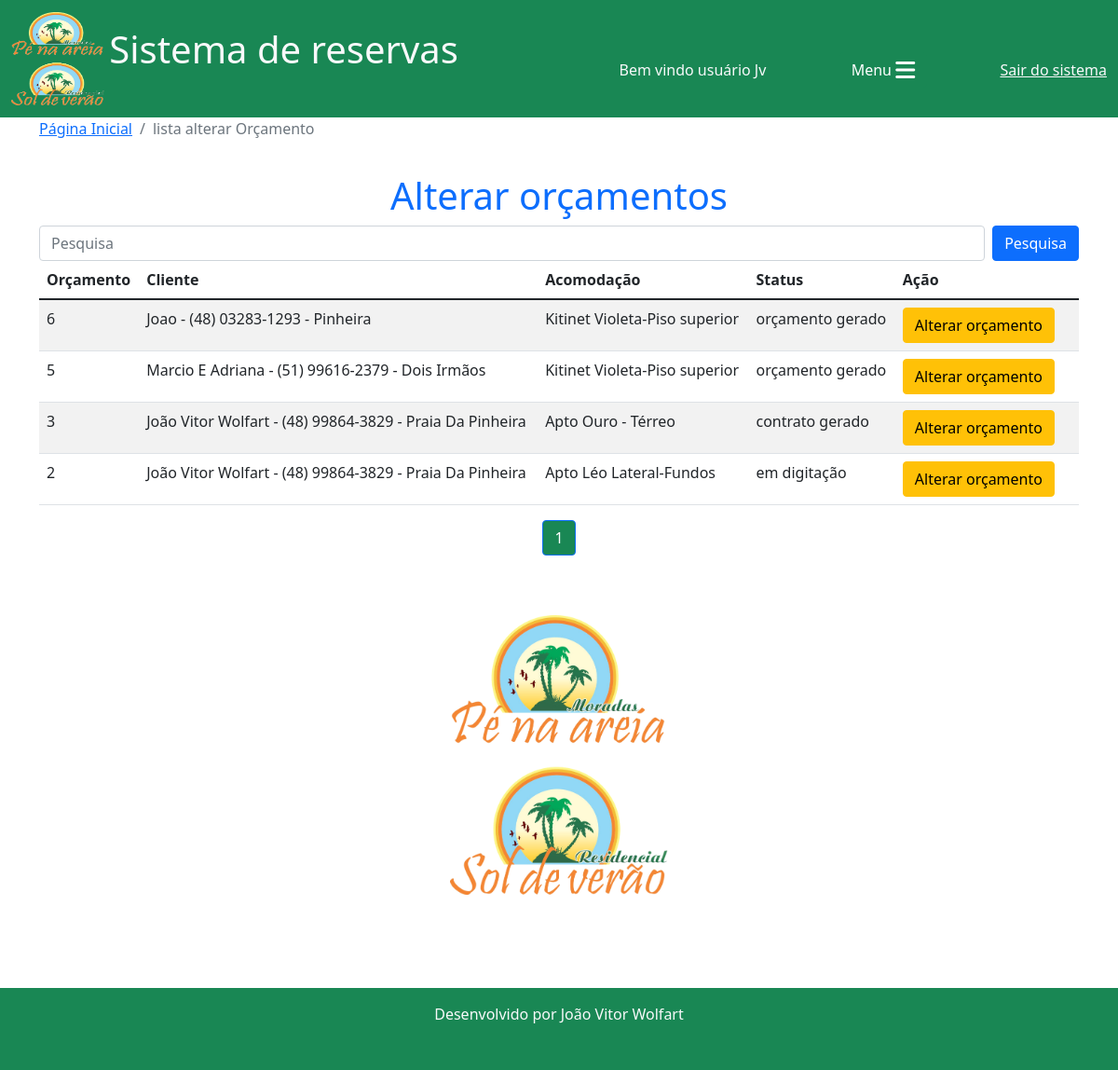
The app's page /reservas/lista_alterar_orcamento/ (signed in), older data.
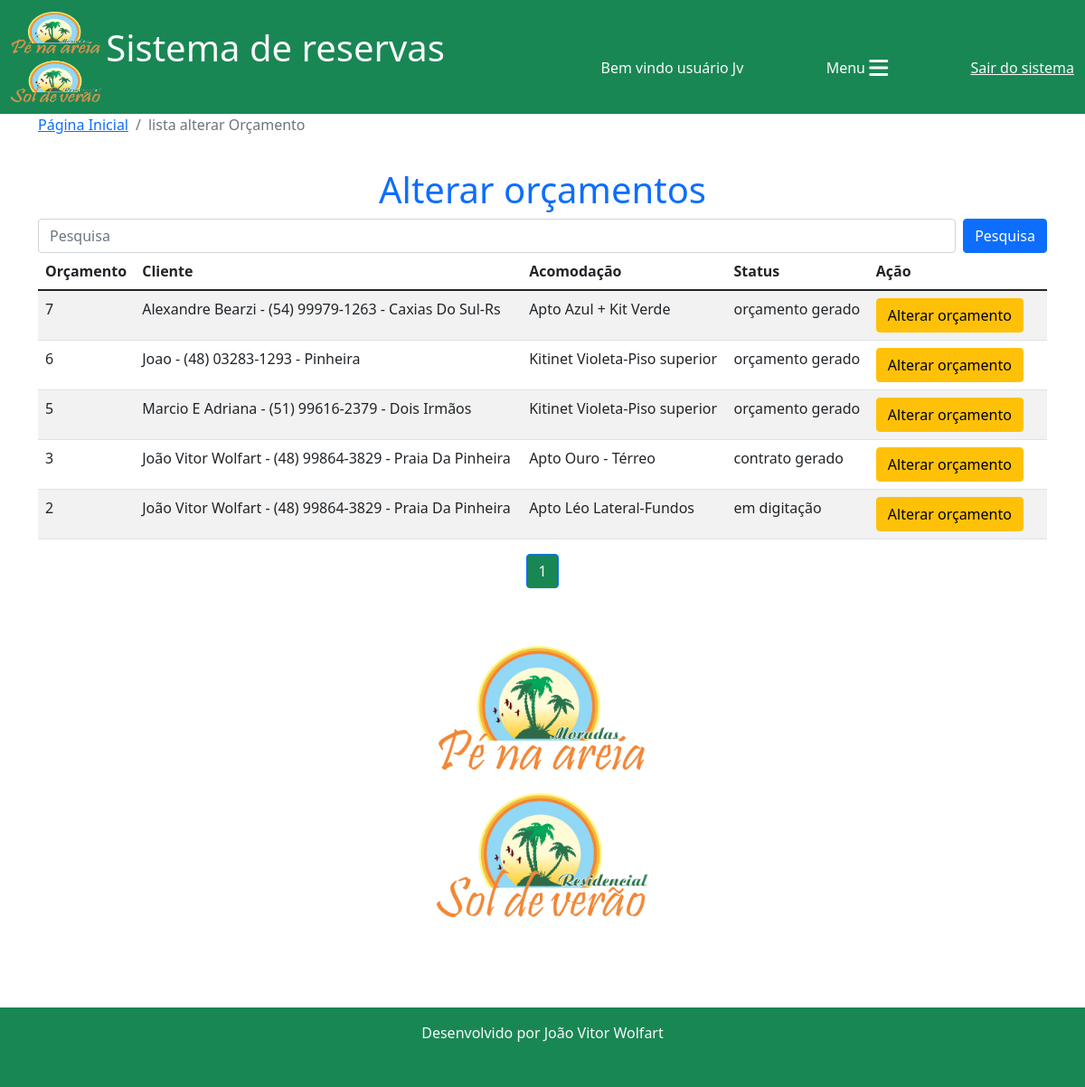
The same page, newer data.
### reservas/models.py (models this page shows, shortened)
class Orcamento(models.Model):
    cliente = models.ForeignKey(Cliente, on_delete=models.CASCADE)
    acomodacao = models.ForeignKey(Acomodacao, on_delete=models.CASCADE)
    data_entrada = models.DateField()
    dia_entrada = models.CharField(max_length=20)
    checkin = models.CharField(max_length=100)
    data_saida = models.DateField()
    dia_saida = models.CharField(max_length=20)
    checkout = models.CharField(max_length=100)
    data_orcamento = models.DateField(default=timezone.now)
    n_ocupantes = models.IntegerField(default=0)
    obs_n_ocupantes = models.CharField(max_length=150, blank=True, null=True)
    n_dias = models.IntegerField()
    valor_diaria = models.DecimalField(default=0, max_digits=7, decimal_places=2)
    taxa_limpeza = models.DecimalField(default=0, max_digits=6, decimal_places=2)
    descontos = models.DecimalField(default=0, max_digits=7, decimal_places=2)
    acrescimos = models.DecimalField(default=0, max_digits=7, decimal_places=2)
    valor_pacote = models.DecimalField(default=0, max_digits=7, decimal_places=2)
    dias_pacote = models.IntegerField(default=0)
    diaria_cheia = models.BooleanField(default=False)
    periodo = models.CharField(max_length=100)
    modificado = models.BooleanField(default=False)
    obs_modificacao = models.CharField(max_length=200, blank=True, null=True)
    eliminado = models.BooleanField(default=False)
    status = models.CharField(max_length=20, choices=(("em digitação", "em digitação"), ("digitação concluída", "digitação concluída"), ("orçamento gerado", "orçamento gerado"), ("contrato gerado", "contrato gerado"),))
    total_valor_reserva = models.DecimalField(default=0, max_digits=7, decimal_places=2)
    confirmado = models.BooleanField(default=False)
    valor_pago = models.DecimalField(default=0, max_digits=7, decimal_places=2)

class Cliente(models.Model):
    nome = models.CharField(max_length=30)
    telefone = models.CharField(max_length=20, blank=True, null=True)
    obs = models.CharField(max_length=100)
    dados_adicionais = models.BooleanField(default=False)
    def __str__(self):
        return f"{self.nome} - {self.telefone} - {self.obs}"

class Acomodacao(models.Model):
    nome = models.CharField(max_length=50)
    empreendimento = models.ForeignKey(Empreendimento, on_delete=models.DO_NOTHING)
    tipo = models.CharField(max_length=15)
    quartos = models.IntegerField(blank=True, null=True)
    valor_base = models.DecimalField(max_digits=10, decimal_places=2, blank=True, null=True)
    descricao = models.TextField()
    limite_ideal = models.IntegerField(blank=True, null=True)
    limite_adicional = models.IntegerField(blank=True, null=True)
    aceita_pet = models.BooleanField(default=False)
    def __str__(self):
        return f"{self.nome}"

### reservas/views.py (the view)
# urls.py: path('lista_alterar_orcamento/', views.lista_alterar_orcamento, name="lista_alterar_orcamento"),
@login_required(login_url="login")
def lista_alterar_orcamento(request):
    termo_cliente = request.GET.get("termo_cliente")
    if termo_cliente:
        termo_cliente = termo_cliente.strip()
        orcamentos = Orcamento.objects.all().filter(
            Q(cliente__nome__icontains=termo_cliente) | Q(cliente__telefone__icontains=termo_cliente) | Q(cliente__obs__icontains=termo_cliente) | Q(acomodacao__nome__icontains=termo_cliente), eliminado=False
        ).exclude(
            status="contrato gerado"
        ).order_by("-id")
    else:
        orcamentos = Orcamento.objects.all().exclude(
            status="contrato gerado", eliminado=False
        ).order_by("-id")
    if len(orcamentos) == 0:
        messages.add_message(request, messages.WARNING, f"Nenhum orçamento encontrado com o termo {termo_cliente}")
    paginator = Paginator(orcamentos, 10)
    page = request.GET.get('p')
    orcamentos = paginator.get_page(page)
    return render(request, "lista_alterar_orcamento.html", {"orcamentos": orcamentos})

### reservas/templates/lista_alterar_orcamento.html (shortened to what this page needs)
{% extends 'base.html'%}
{% load static %}
{% block 'conteudo'%}
<nav aria-label="breadcrumb">
  <ol class="breadcrumb">
    <li class="breadcrumb-item"><a href="{% url 'home'%}">Página Inicial</a></li>
    <li class="breadcrumb-item active" aria-current="page">lista alterar Orçamento</li>
  </ol>
</nav>
<h1 style="padding-top: 20px;" class="text-center text-primary">Alterar orçamentos</h1>
<div class="col-12">
    <form class="d-flex" action="">
        <input class="form-control me-2" type="search" placeholder="Pesquisa" aria-label="Search" name="termo_cliente">
        <button class="btn btn-primary" type="submit">Pesquisa</button>
    </form>
    <div class="col-12 table-responsive">
        <table class="table table-striped table-hover">
          <thead>
            <tr>
              <th scope="col">Orçamento</th>
              <th scope="col">Cliente</th>
              <th scope="col">Acomodação</th>
              <th scope="col">Status</th>
              <th scope="col">Ação</th>
              <th scope="col"></th>
            </tr>
          </thead>
          <tbody>
            {% for o in orcamentos %}
            <tr>
                <td class="">{{o.id}}</td>
                <td class="">{{o.cliente}}</td>
                <td class="">{{o.acomodacao}}</td>
                <td>{{o.status}}</td>
                <td><a href="{% url 'alterar_orcamento' o.id%}" class="btn btn-warning">Alterar orçamento</a></td>
                {% if o.modificado %}
                <td>Modificado</td>
                {% else %}
                <td></td>
                {% endif %}
            </tr>
            {% endfor %}
          </tbody>
        </table>
</div>
</div>
<nav aria-label="Page navigation example">
    <ul class="pagination justify-content-center">
      {%for pagina in orcamentos.paginator.page_range%}
      {%if orcamentos.number == pagina%}
        <li class="page-item active"><a class="page-link bg-success" href="?p={{pagina}}&termo_cliente={{termo_cliente}}">{{pagina}}</a></li>
      {% elif orcamentos.number > pagina|add:'-3'  and orcamentos.number < pagina|add:'3'%}
        <li class="page-item"><a class="page-link" href="?p={{pagina}}&termo_cliente={{termo_cliente}}">{{pagina}}</a></li>
      {%endif%}
      {%endfor%}
    </ul>
  </nav>
<div class="row">
    <div style="height: 400px; text-align: center;">
      <img src="{% static 'img/logo1.png'%}" alt="" class="image-fluid mt-5" style="height: 300px; margin: 0 auto;">
    </div>
</div>
{% endblock %}

Row changes from the older to the newer data that the page shows:
added Orcamento: id "7", cliente "Alexandre Bearzi - (54) 99979-1263 - Caxias Do Sul-Rs", acomodacao "Apto Azul + Kit Verde", status "orçamento gerado", modificado False (drawn)
